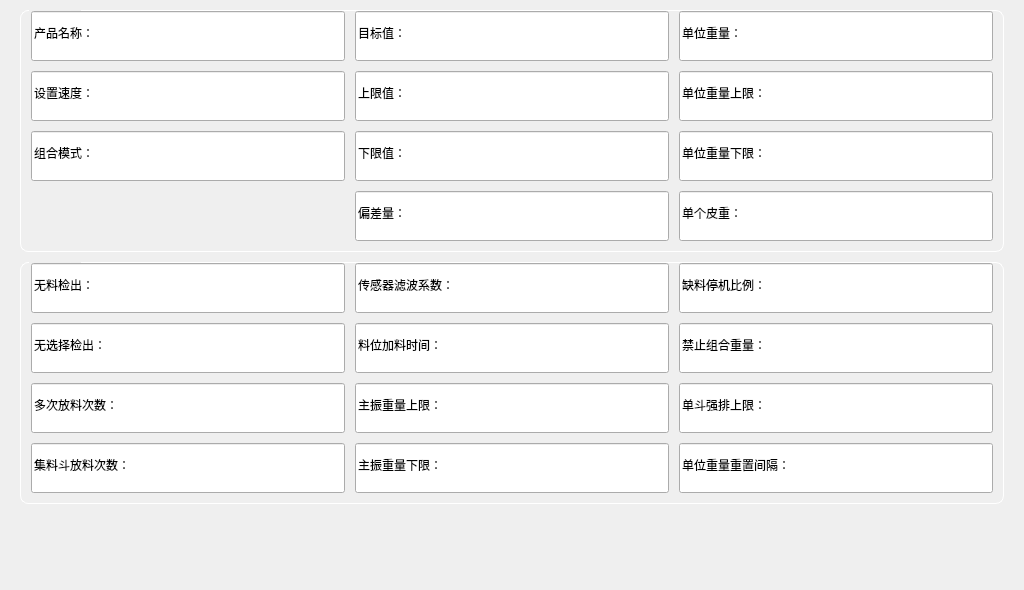
<?xml version="1.0" encoding="UTF-8"?>
<ui version="4.0">
 <class>FormMenuPSetBase</class>
 <widget class="QWidget" name="FormMenuPSetBase">
  <property name="geometry">
   <rect>
    <x>0</x>
    <y>0</y>
    <width>1024</width>
    <height>590</height>
   </rect>
  </property>
  <property name="windowTitle">
   <string>FormMenuPSetBase</string>
  </property>
  <property name="styleSheet">
   <string notr="true">QGroupBox {
color: white;
border: 1px solid white;
border-radius:8px;
margin-top: 0.5em;
padding-top: 0.6em;
}
QGroupBox::title {
subcontrol-origin: margin;
left: 9px;
}</string>
  </property>
  <widget class="QWidget" name="widget" native="true">
   <property name="geometry">
    <rect>
     <x>20</x>
     <y>10</y>
     <width>984</width>
     <height>580</height>
    </rect>
   </property>
   <layout class="QVBoxLayout" name="verticalLayout">
    <property name="spacing">
     <number>10</number>
    </property>
    <property name="leftMargin">
     <number>0</number>
    </property>
    <property name="topMargin">
     <number>0</number>
    </property>
    <property name="rightMargin">
     <number>0</number>
    </property>
    <property name="bottomMargin">
     <number>0</number>
    </property>
    <item>
     <widget class="QGroupBox" name="groupBox">
      <property name="title">
       <string>基本参数</string>
      </property>
      <layout class="QGridLayout" name="gridLayout">
       <property name="leftMargin">
        <number>10</number>
       </property>
       <property name="topMargin">
        <number>0</number>
       </property>
       <property name="rightMargin">
        <number>10</number>
       </property>
       <property name="bottomMargin">
        <number>10</number>
       </property>
       <property name="spacing">
        <number>10</number>
       </property>
       <item row="0" column="0">
        <widget class="QImageLineEdit" name="val_1">
         <property name="minimumSize">
          <size>
           <width>0</width>
           <height>50</height>
          </size>
         </property>
         <property name="whatsThis">
          <string>产品名称：?</string>
         </property>
         <property name="text">
          <string>产品名称：</string>
         </property>
        </widget>
       </item>
       <item row="0" column="1">
        <widget class="QImageLineEdit" name="val_4">
         <property name="minimumSize">
          <size>
           <width>0</width>
           <height>50</height>
          </size>
         </property>
         <property name="whatsThis">
          <string>目标值：?</string>
         </property>
         <property name="text">
          <string>目标值：</string>
         </property>
        </widget>
       </item>
       <item row="0" column="2">
        <widget class="QImageLineEdit" name="val_8">
         <property name="minimumSize">
          <size>
           <width>0</width>
           <height>50</height>
          </size>
         </property>
         <property name="whatsThis">
          <string>单位重量：?</string>
         </property>
         <property name="text">
          <string>单位重量：</string>
         </property>
        </widget>
       </item>
       <item row="1" column="0">
        <widget class="QImageLineEdit" name="val_2">
         <property name="minimumSize">
          <size>
           <width>0</width>
           <height>50</height>
          </size>
         </property>
         <property name="whatsThis">
          <string>设置速度：?</string>
         </property>
         <property name="text">
          <string>设置速度：</string>
         </property>
        </widget>
       </item>
       <item row="1" column="1">
        <widget class="QImageLineEdit" name="val_5">
         <property name="minimumSize">
          <size>
           <width>0</width>
           <height>50</height>
          </size>
         </property>
         <property name="whatsThis">
          <string>上限值：?</string>
         </property>
         <property name="text">
          <string>上限值：</string>
         </property>
        </widget>
       </item>
       <item row="1" column="2">
        <widget class="QImageLineEdit" name="val_9">
         <property name="minimumSize">
          <size>
           <width>0</width>
           <height>50</height>
          </size>
         </property>
         <property name="whatsThis">
          <string>单位重量上限：?</string>
         </property>
         <property name="text">
          <string>单位重量上限：</string>
         </property>
        </widget>
       </item>
       <item row="2" column="0">
        <widget class="QImageLineEdit" name="val_3">
         <property name="minimumSize">
          <size>
           <width>0</width>
           <height>50</height>
          </size>
         </property>
         <property name="whatsThis">
          <string>组合模式：?</string>
         </property>
         <property name="text">
          <string>组合模式：</string>
         </property>
        </widget>
       </item>
       <item row="2" column="1">
        <widget class="QImageLineEdit" name="val_6">
         <property name="minimumSize">
          <size>
           <width>0</width>
           <height>50</height>
          </size>
         </property>
         <property name="whatsThis">
          <string>下限值：?</string>
         </property>
         <property name="text">
          <string>下限值：</string>
         </property>
        </widget>
       </item>
       <item row="2" column="2">
        <widget class="QImageLineEdit" name="val_10">
         <property name="minimumSize">
          <size>
           <width>0</width>
           <height>50</height>
          </size>
         </property>
         <property name="whatsThis">
          <string>单位重量下限：?</string>
         </property>
         <property name="text">
          <string>单位重量下限：</string>
         </property>
        </widget>
       </item>
       <item row="3" column="1">
        <widget class="QImageLineEdit" name="val_7">
         <property name="minimumSize">
          <size>
           <width>0</width>
           <height>50</height>
          </size>
         </property>
         <property name="whatsThis">
          <string>偏差量：?</string>
         </property>
         <property name="text">
          <string>偏差量：</string>
         </property>
        </widget>
       </item>
       <item row="3" column="2">
        <widget class="QImageLineEdit" name="val_11">
         <property name="minimumSize">
          <size>
           <width>0</width>
           <height>50</height>
          </size>
         </property>
         <property name="whatsThis">
          <string>单个皮重：?</string>
         </property>
         <property name="text">
          <string>单个皮重：</string>
         </property>
        </widget>
       </item>
      </layout>
     </widget>
    </item>
    <item>
     <widget class="QGroupBox" name="groupBox_2">
      <property name="title">
       <string>中级参数</string>
      </property>
      <layout class="QGridLayout" name="gridLayout_2">
       <property name="leftMargin">
        <number>10</number>
       </property>
       <property name="topMargin">
        <number>0</number>
       </property>
       <property name="rightMargin">
        <number>10</number>
       </property>
       <property name="bottomMargin">
        <number>10</number>
       </property>
       <property name="spacing">
        <number>10</number>
       </property>
       <item row="3" column="2">
        <widget class="QImageLineEdit" name="val_m_12">
         <property name="minimumSize">
          <size>
           <width>0</width>
           <height>50</height>
          </size>
         </property>
         <property name="whatsThis">
          <string>单位重量重置间隔：?</string>
         </property>
         <property name="text">
          <string>单位重量重置间隔：</string>
         </property>
        </widget>
       </item>
       <item row="1" column="1">
        <widget class="QImageLineEdit" name="val_m_6">
         <property name="minimumSize">
          <size>
           <width>0</width>
           <height>50</height>
          </size>
         </property>
         <property name="whatsThis">
          <string>料位加料时间：?</string>
         </property>
         <property name="text">
          <string>料位加料时间：</string>
         </property>
        </widget>
       </item>
       <item row="1" column="2">
        <widget class="QImageLineEdit" name="val_m_10">
         <property name="minimumSize">
          <size>
           <width>0</width>
           <height>50</height>
          </size>
         </property>
         <property name="whatsThis">
          <string>禁止组合重量：?</string>
         </property>
         <property name="text">
          <string>禁止组合重量：</string>
         </property>
        </widget>
       </item>
       <item row="2" column="0">
        <widget class="QImageLineEdit" name="val_m_3">
         <property name="minimumSize">
          <size>
           <width>0</width>
           <height>50</height>
          </size>
         </property>
         <property name="whatsThis">
          <string>多次放料次数：?</string>
         </property>
         <property name="text">
          <string>多次放料次数：</string>
         </property>
        </widget>
       </item>
       <item row="3" column="0">
        <widget class="QImageLineEdit" name="val_m_4">
         <property name="minimumSize">
          <size>
           <width>0</width>
           <height>50</height>
          </size>
         </property>
         <property name="whatsThis">
          <string>集料斗放料次数：?</string>
         </property>
         <property name="text">
          <string>集料斗放料次数：</string>
         </property>
        </widget>
       </item>
       <item row="0" column="0">
        <widget class="QImageLineEdit" name="val_m_1">
         <property name="minimumSize">
          <size>
           <width>0</width>
           <height>50</height>
          </size>
         </property>
         <property name="whatsThis">
          <string>无料检出：?</string>
         </property>
         <property name="text">
          <string>无料检出：</string>
         </property>
        </widget>
       </item>
       <item row="0" column="1">
        <widget class="QImageLineEdit" name="val_m_5">
         <property name="minimumSize">
          <size>
           <width>0</width>
           <height>50</height>
          </size>
         </property>
         <property name="whatsThis">
          <string>传感器滤波系数：?</string>
         </property>
         <property name="text">
          <string>传感器滤波系数：</string>
         </property>
        </widget>
       </item>
       <item row="2" column="2">
        <widget class="QImageLineEdit" name="val_m_11">
         <property name="minimumSize">
          <size>
           <width>0</width>
           <height>50</height>
          </size>
         </property>
         <property name="whatsThis">
          <string>单斗强排上限：?</string>
         </property>
         <property name="text">
          <string>单斗强排上限：</string>
         </property>
        </widget>
       </item>
       <item row="3" column="1">
        <widget class="QImageLineEdit" name="val_m_8">
         <property name="minimumSize">
          <size>
           <width>0</width>
           <height>50</height>
          </size>
         </property>
         <property name="whatsThis">
          <string>主振重量下限：?</string>
         </property>
         <property name="text">
          <string>主振重量下限：</string>
         </property>
        </widget>
       </item>
       <item row="1" column="0">
        <widget class="QImageLineEdit" name="val_m_2">
         <property name="minimumSize">
          <size>
           <width>0</width>
           <height>50</height>
          </size>
         </property>
         <property name="whatsThis">
          <string>无选择检出：?</string>
         </property>
         <property name="text">
          <string>无选择检出：</string>
         </property>
        </widget>
       </item>
       <item row="2" column="1">
        <widget class="QImageLineEdit" name="val_m_7">
         <property name="minimumSize">
          <size>
           <width>0</width>
           <height>50</height>
          </size>
         </property>
         <property name="whatsThis">
          <string>主振重量上限：?</string>
         </property>
         <property name="text">
          <string>主振重量上限：</string>
         </property>
        </widget>
       </item>
       <item row="0" column="2">
        <widget class="QImageLineEdit" name="val_m_9">
         <property name="minimumSize">
          <size>
           <width>0</width>
           <height>50</height>
          </size>
         </property>
         <property name="whatsThis">
          <string>缺料停机比例：?</string>
         </property>
         <property name="text">
          <string>缺料停机比例：</string>
         </property>
        </widget>
       </item>
      </layout>
     </widget>
    </item>
    <item>
     <spacer name="verticalSpacer">
      <property name="orientation">
       <enum>Qt::Vertical</enum>
      </property>
      <property name="sizeHint" stdset="0">
       <size>
        <width>20</width>
        <height>40</height>
       </size>
      </property>
     </spacer>
    </item>
   </layout>
  </widget>
 </widget>
 <customwidgets>
  <customwidget>
   <class>QImageLineEdit</class>
   <extends>QLineEdit</extends>
   <header>MWidget.h</header>
  </customwidget>
 </customwidgets>
 <resources/>
 <connections/>
</ui>
